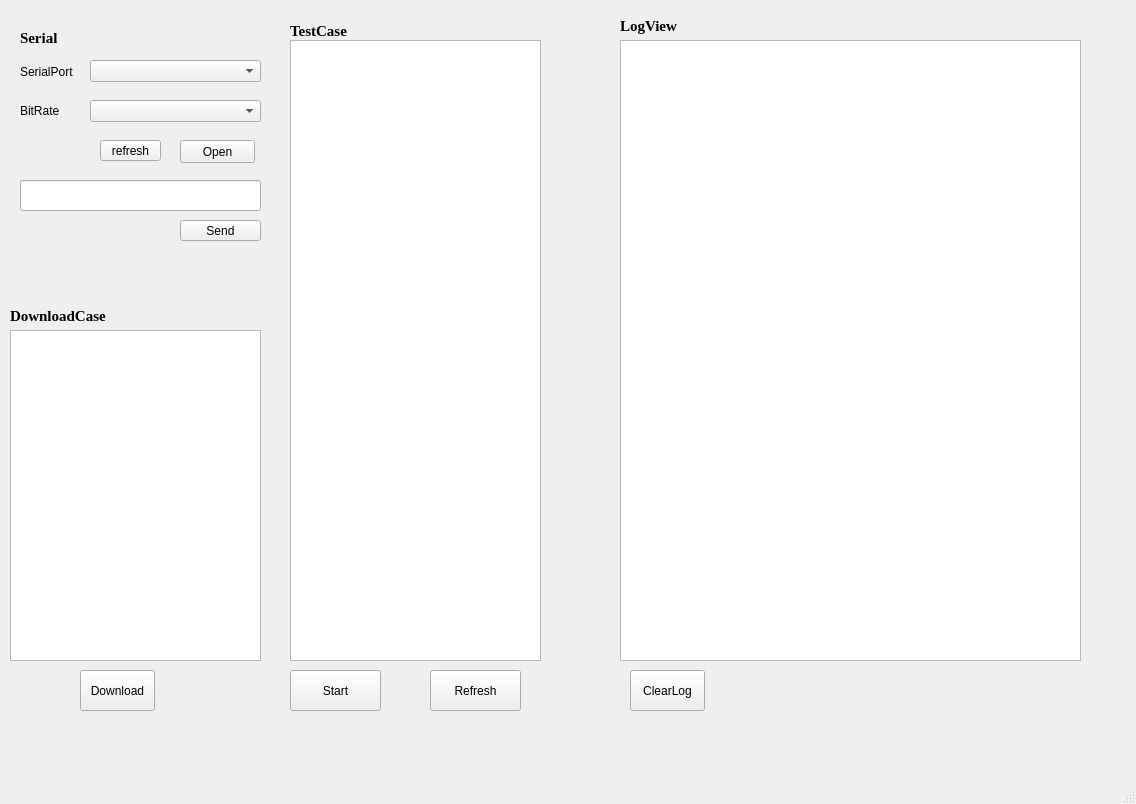
<?xml version="1.0" encoding="UTF-8"?>
<ui version="4.0">
 <class>MainWindow</class>
 <widget class="QMainWindow" name="MainWindow">
  <property name="geometry">
   <rect>
    <x>0</x>
    <y>0</y>
    <width>1136</width>
    <height>804</height>
   </rect>
  </property>
  <property name="windowTitle">
   <string>MainWindow</string>
  </property>
  <widget class="QWidget" name="centralwidget">
   <widget class="QWidget" name="SerialWidget" native="true">
    <property name="geometry">
     <rect>
      <x>10</x>
      <y>20</y>
      <width>251</width>
      <height>231</height>
     </rect>
    </property>
    <widget class="QComboBox" name="SerialPortQCB">
     <property name="geometry">
      <rect>
       <x>80</x>
       <y>40</y>
       <width>171</width>
       <height>22</height>
      </rect>
     </property>
    </widget>
    <widget class="QComboBox" name="SerialBitRateQCB">
     <property name="geometry">
      <rect>
       <x>80</x>
       <y>80</y>
       <width>171</width>
       <height>22</height>
      </rect>
     </property>
    </widget>
    <widget class="QPushButton" name="SerialOpenBtn">
     <property name="geometry">
      <rect>
       <x>170</x>
       <y>120</y>
       <width>75</width>
       <height>23</height>
      </rect>
     </property>
     <property name="text">
      <string>Open</string>
     </property>
    </widget>
    <widget class="QLabel" name="SerialPortLabel">
     <property name="geometry">
      <rect>
       <x>10</x>
       <y>42</y>
       <width>61</width>
       <height>20</height>
      </rect>
     </property>
     <property name="text">
      <string>SerialPort</string>
     </property>
    </widget>
    <widget class="QLabel" name="SerailBitRateLabel">
     <property name="geometry">
      <rect>
       <x>10</x>
       <y>80</y>
       <width>51</width>
       <height>21</height>
      </rect>
     </property>
     <property name="text">
      <string>BitRate</string>
     </property>
    </widget>
    <widget class="QPushButton" name="SerialRefreshBtn">
     <property name="geometry">
      <rect>
       <x>90</x>
       <y>120</y>
       <width>61</width>
       <height>21</height>
      </rect>
     </property>
     <property name="text">
      <string>refresh</string>
     </property>
    </widget>
    <widget class="QPushButton" name="SerialSendMsgBtn">
     <property name="geometry">
      <rect>
       <x>170</x>
       <y>200</y>
       <width>81</width>
       <height>21</height>
      </rect>
     </property>
     <property name="text">
      <string>Send</string>
     </property>
    </widget>
    <widget class="QLineEdit" name="CommandLineEdit">
     <property name="geometry">
      <rect>
       <x>10</x>
       <y>160</y>
       <width>241</width>
       <height>31</height>
      </rect>
     </property>
    </widget>
    <widget class="QLabel" name="label">
     <property name="geometry">
      <rect>
       <x>10</x>
       <y>10</y>
       <width>121</width>
       <height>16</height>
      </rect>
     </property>
     <property name="font">
      <font>
       <family>Times New Roman</family>
       <pointsize>11</pointsize>
       <weight>75</weight>
       <bold>true</bold>
      </font>
     </property>
     <property name="text">
      <string>Serial</string>
     </property>
    </widget>
   </widget>
   <widget class="QTextBrowser" name="OpLogBrowser">
    <property name="geometry">
     <rect>
      <x>620</x>
      <y>40</y>
      <width>461</width>
      <height>621</height>
     </rect>
    </property>
   </widget>
   <widget class="QLabel" name="OpLogLabel">
    <property name="geometry">
     <rect>
      <x>620</x>
      <y>10</y>
      <width>131</width>
      <height>31</height>
     </rect>
    </property>
    <property name="font">
     <font>
      <family>Times New Roman</family>
      <pointsize>11</pointsize>
      <weight>75</weight>
      <bold>true</bold>
     </font>
    </property>
    <property name="text">
     <string>LogView</string>
    </property>
   </widget>
   <widget class="QPushButton" name="ClearLogBtn">
    <property name="geometry">
     <rect>
      <x>630</x>
      <y>670</y>
      <width>75</width>
      <height>41</height>
     </rect>
    </property>
    <property name="text">
     <string>ClearLog</string>
    </property>
   </widget>
   <widget class="QLabel" name="TestCaseLabel">
    <property name="geometry">
     <rect>
      <x>290</x>
      <y>20</y>
      <width>161</width>
      <height>21</height>
     </rect>
    </property>
    <property name="font">
     <font>
      <family>Times New Roman</family>
      <pointsize>11</pointsize>
      <weight>75</weight>
      <bold>true</bold>
     </font>
    </property>
    <property name="text">
     <string>TestCase</string>
    </property>
   </widget>
   <widget class="QPushButton" name="StartTestCaseBtn">
    <property name="geometry">
     <rect>
      <x>290</x>
      <y>670</y>
      <width>91</width>
      <height>41</height>
     </rect>
    </property>
    <property name="text">
     <string>Start</string>
    </property>
   </widget>
   <widget class="QPushButton" name="TestCaseRefreshBtn">
    <property name="geometry">
     <rect>
      <x>430</x>
      <y>670</y>
      <width>91</width>
      <height>41</height>
     </rect>
    </property>
    <property name="text">
     <string>Refresh</string>
    </property>
   </widget>
   <widget class="QListWidget" name="TestCaseListWidget">
    <property name="geometry">
     <rect>
      <x>290</x>
      <y>40</y>
      <width>251</width>
      <height>621</height>
     </rect>
    </property>
   </widget>
   <widget class="QListWidget" name="WaveListWidget">
    <property name="geometry">
     <rect>
      <x>10</x>
      <y>330</y>
      <width>251</width>
      <height>331</height>
     </rect>
    </property>
   </widget>
   <widget class="QLabel" name="DownloadCaseLabel">
    <property name="geometry">
     <rect>
      <x>10</x>
      <y>305</y>
      <width>131</width>
      <height>21</height>
     </rect>
    </property>
    <property name="font">
     <font>
      <family>Times New Roman</family>
      <pointsize>11</pointsize>
      <weight>75</weight>
      <bold>true</bold>
     </font>
    </property>
    <property name="text">
     <string>DownloadCase</string>
    </property>
   </widget>
   <widget class="QPushButton" name="DownloadBtn">
    <property name="geometry">
     <rect>
      <x>80</x>
      <y>670</y>
      <width>75</width>
      <height>41</height>
     </rect>
    </property>
    <property name="text">
     <string>Download</string>
    </property>
   </widget>
  </widget>
  <widget class="QMenuBar" name="menubar">
   <property name="geometry">
    <rect>
     <x>0</x>
     <y>0</y>
     <width>1136</width>
     <height>23</height>
    </rect>
   </property>
  </widget>
  <widget class="QStatusBar" name="statusbar"/>
 </widget>
 <resources/>
 <connections/>
</ui>
